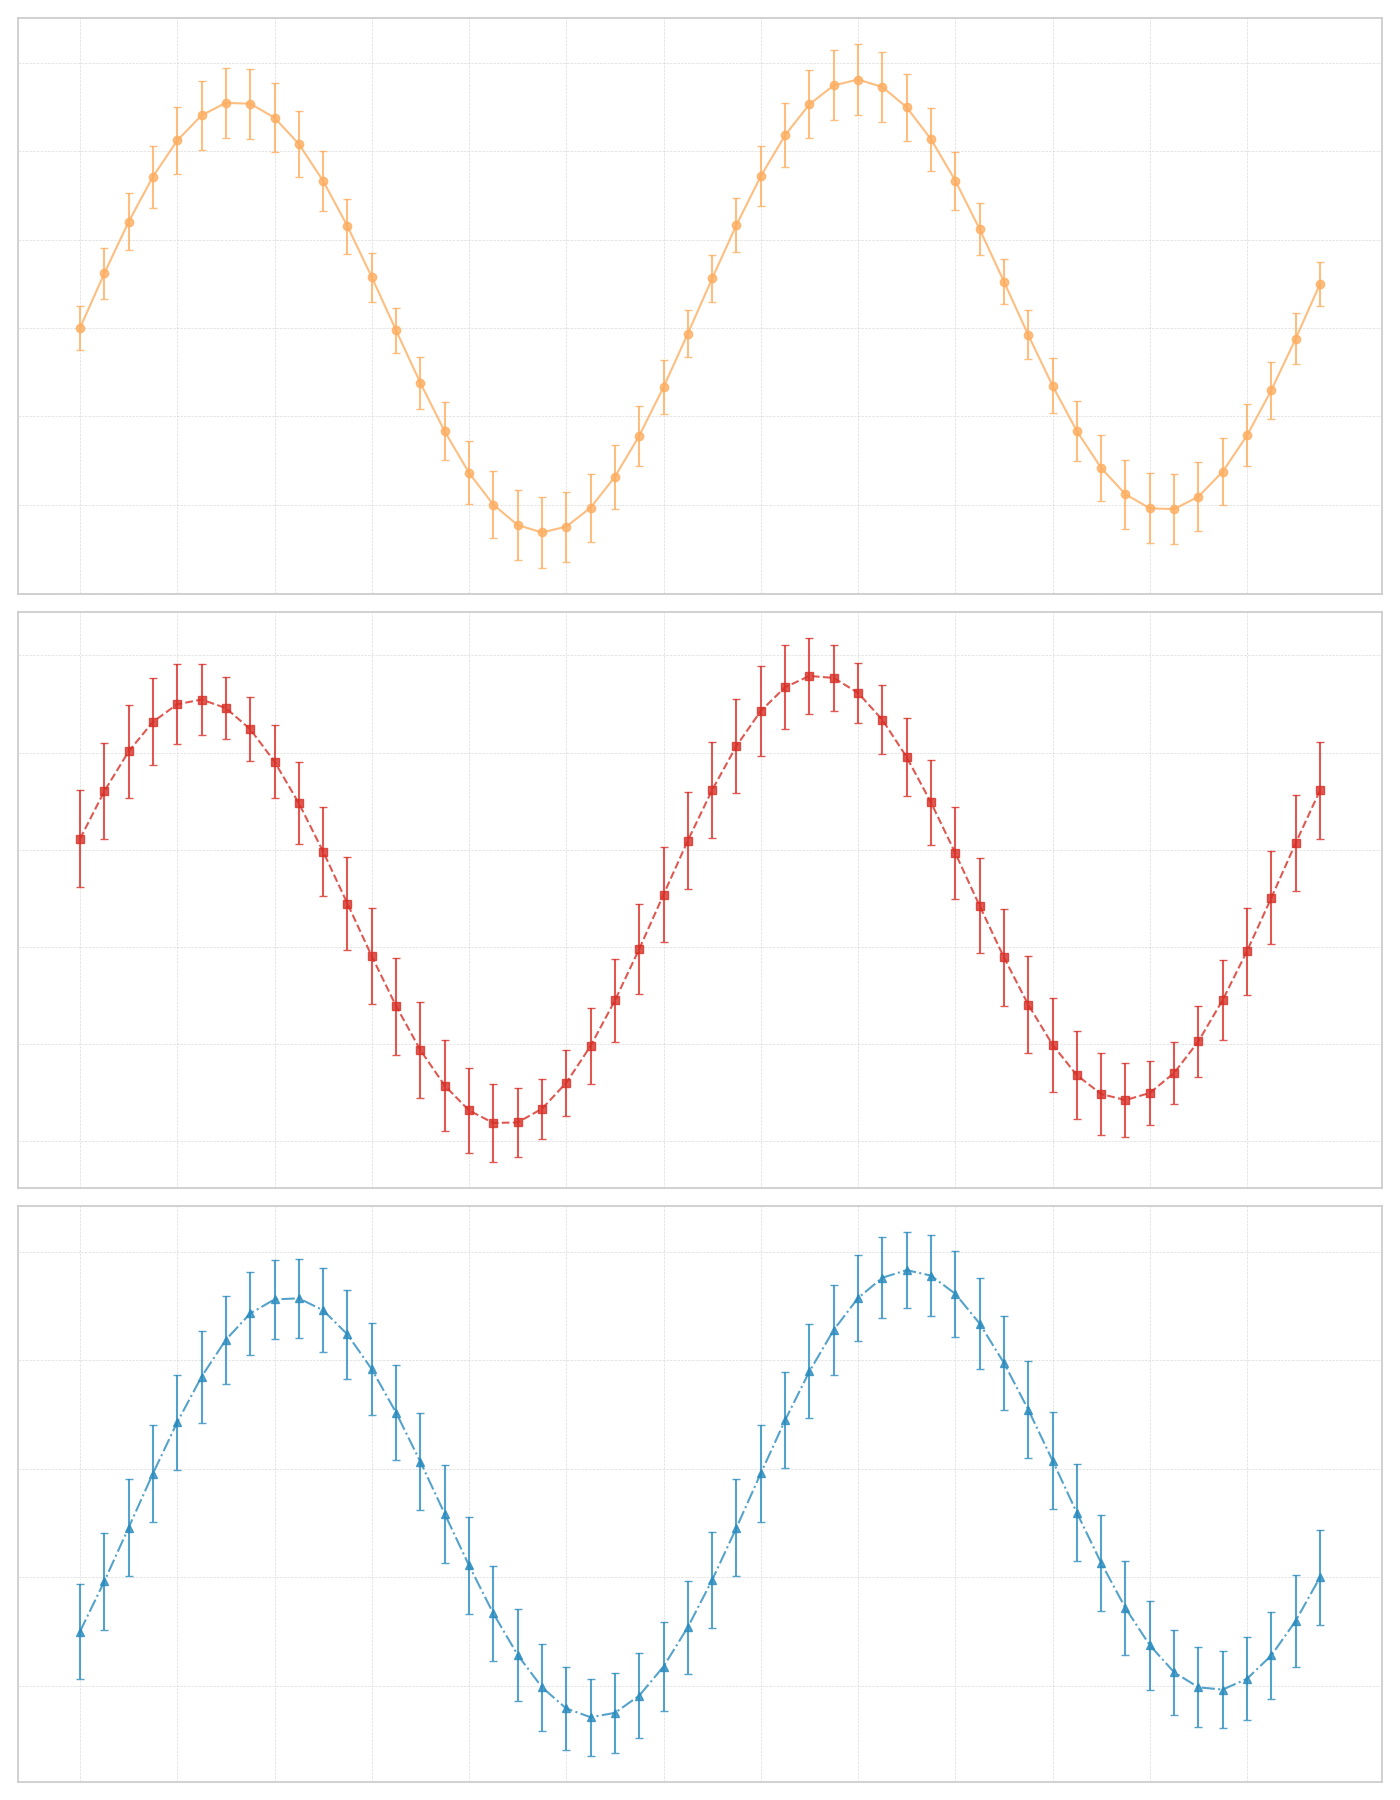

This figure's Python source:
import matplotlib.pyplot as plt
import numpy as np

weeks = np.array(range(1, 53))

espresso_consumption = 220 + 50 * np.sin(np.linspace(0, 4 * np.pi, 52)) + np.linspace(0, 10, 52)
french_press_consumption = 200 + 45 * np.sin(np.linspace(0, 4 * np.pi, 52) + np.pi / 8) + np.linspace(5, 15, 52)
americano_consumption = 180 + 40 * np.sin(np.linspace(0, 4 * np.pi, 52) - np.pi / 6) + np.linspace(10, 20, 52)

espresso_errors = 5 + 3 * np.abs(np.sin(np.linspace(0, 4 * np.pi, 52)))
french_press_errors = 6 + 4 * np.abs(np.cos(np.linspace(0, 4 * np.pi, 52)))
americano_errors = 7 + 2 * np.abs(np.sin(np.linspace(0, 4 * np.pi, 52) + np.pi / 3))

fig, ax = plt.subplots(3, 1, figsize=(14, 18), sharex=True)

colors = ['#fdae61', '#d73027', '#2b8cbe']

ax[0].errorbar(weeks, espresso_consumption, yerr=espresso_errors, color=colors[0], capsize=3, marker='o', linestyle='-', alpha=0.8)
ax[0].grid(True, linestyle='--', linewidth=0.5, alpha=0.7)

ax[1].errorbar(weeks, french_press_consumption, yerr=french_press_errors, color=colors[1], capsize=3, marker='s', linestyle='--', alpha=0.8)
ax[1].grid(True, linestyle='--', linewidth=0.5, alpha=0.7)

ax[2].errorbar(weeks, americano_consumption, yerr=americano_errors, color=colors[2], capsize=3, marker='^', linestyle='-.', alpha=0.8)
ax[2].grid(True, linestyle='--', linewidth=0.5, alpha=0.7)

for a in ax:
    a.set_xticks(weeks[::4])
    a.set_xticklabels([])
    a.set_yticklabels([])

plt.tight_layout()
plt.show()
